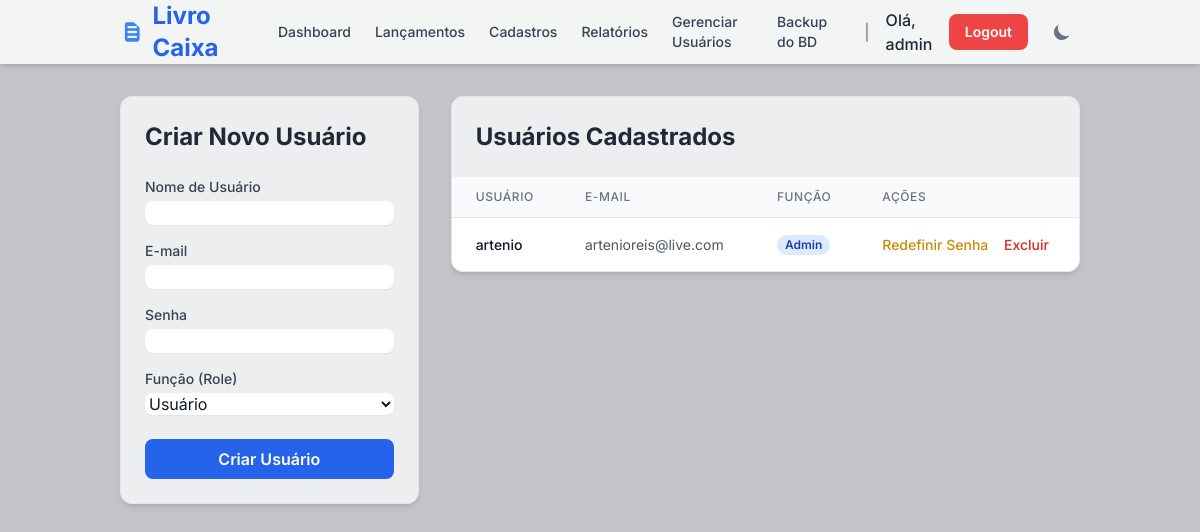
The page /users (signed in) on the database as committed earlier.
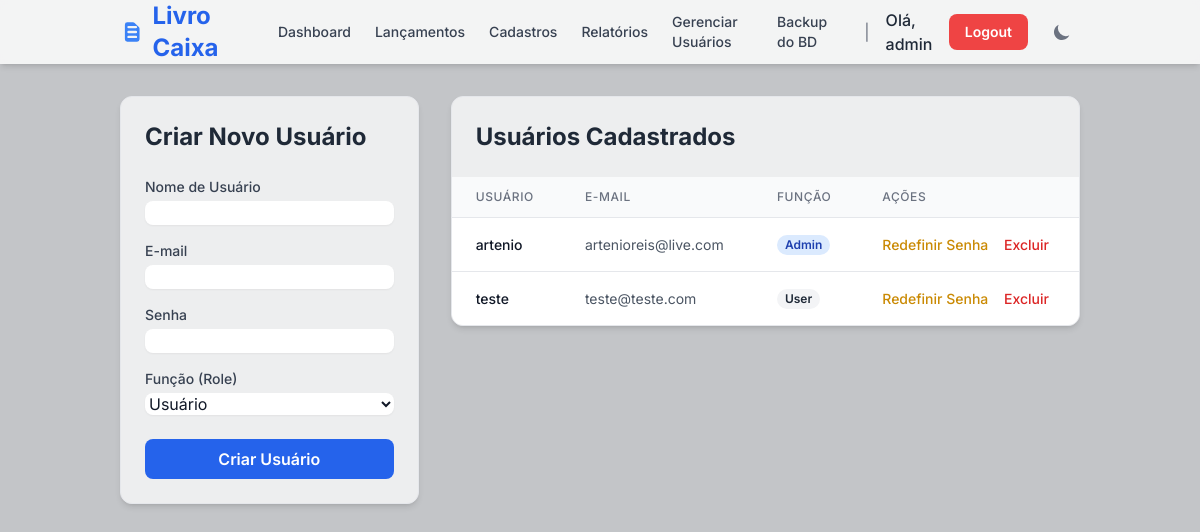
The same page on the database as committed later.
### tables this page shows
CREATE TABLE users (
    id INTEGER PRIMARY KEY AUTOINCREMENT,
    username TEXT UNIQUE NOT NULL,
    email TEXT UNIQUE NOT NULL,
    password_hash TEXT NOT NULL,
    role TEXT NOT NULL DEFAULT 'user', -- 'user' ou 'admin'
    reset_token TEXT
);

### app.py (the view, shortened to what this page needs)
@app.route('/users', methods=['GET', 'POST'])
@admin_required
def manage_users():
    db = get_db()
    users = db.execute('SELECT id, username, email, role FROM users WHERE username != "admin"').fetchall()
    return render_template('users.html', users=users)

### app.py (called while the page is built)
def get_db():
    db = getattr(g, '_database', None)
    if db is None:
        db = g._database = sqlite3.connect(DATABASE)
        db.row_factory = sqlite3.Row
    return db

@app.teardown_appcontext
def close_connection(exception):
    db = getattr(g, '_database', None)
    if db is not None:
        db.close()

def admin_required(f):
    @wraps(f)
    def decorated_function(*args, **kwargs):
        if 'user_id' not in session:
            return redirect(url_for('login'))
        if session.get('role') != 'admin':
            flash("Você não tem permissão para acessar esta página.", "danger")
            return redirect(url_for('index'))
        return f(*args, **kwargs)
    return decorated_function

### templates/users.html (shortened to what the changed rows need)
{% extends "layout.html" %}
{% block content %}
<div class="grid grid-cols-1 lg:grid-cols-3 gap-8">
    <div class="lg:col-span-1">
        <div class="bg-white/70 dark:bg-gray-800/70 backdrop-blur-sm p-6 rounded-xl shadow-md border border-gray-200 dark:border-gray-700">
            <h2 class="text-2xl font-bold text-gray-800 dark:text-gray-100 mb-6">Criar Novo Usuário</h2>
        </div>
    </div>
    <div class="lg:col-span-2">
        <div class="bg-white/70 dark:bg-gray-800/70 backdrop-blur-sm rounded-xl shadow-md border border-gray-200 dark:border-gray-700 overflow-hidden">
            <div class="p-6">
                <h2 class="text-2xl font-bold text-gray-800 dark:text-gray-100">Usuários Cadastrados</h2>
            </div>
            <div class="overflow-x-auto">
                <table class="min-w-full divide-y divide-gray-200 dark:divide-gray-700">
                    <thead class="bg-gray-50 dark:bg-gray-700/50">
                        <tr>
                            <th class="px-6 py-3 text-left text-xs font-medium text-gray-500 dark:text-gray-300 uppercase tracking-wider">Usuário</th>
                            <th class="px-6 py-3 text-left text-xs font-medium text-gray-500 dark:text-gray-300 uppercase tracking-wider">E-mail</th>
                            <th class="px-6 py-3 text-left text-xs font-medium text-gray-500 dark:text-gray-300 uppercase tracking-wider">Função</th>
                            <th class="px-6 py-3 text-left text-xs font-medium text-gray-500 dark:text-gray-300 uppercase tracking-wider">Ações</th>
                        </tr>
                    </thead>
                    <tbody class="bg-white dark:bg-gray-800 divide-y divide-gray-200 dark:divide-gray-700">
                        {% for user in users %}
                        <tr>
                            <td class="px-6 py-4 whitespace-nowrap text-sm font-medium text-gray-900 dark:text-gray-100">{{ user['username'] }}</td>
                            <td class="px-6 py-4 whitespace-nowrap text-sm text-gray-600 dark:text-gray-400">{{ user['email'] }}</td>
                            <td class="px-6 py-4 whitespace-nowrap text-sm text-gray-600 dark:text-gray-400">
                                <span class="px-2 inline-flex text-xs leading-5 font-semibold rounded-full
                                    {{ 'bg-blue-100 text-blue-800 dark:bg-blue-900 dark:text-blue-200' if user['role'] == 'admin' else 'bg-gray-100 text-gray-800 dark:bg-gray-600 dark:text-gray-100' }}">
                                    {{ user['role']|capitalize }}
                                </span>
                            </td>
                            <td class="px-6 py-4 whitespace-nowrap text-sm font-medium">
                                <a href="{{ url_for('admin_reset_password', username=user['username']) }}" class="text-yellow-600 hover:text-yellow-900 dark:text-yellow-400 dark:hover:text-yellow-300 mr-3">Redefinir Senha</a>
                                <a href="{{ url_for('delete_user', user_id=user['id']) }}" class="text-red-600 hover:text-red-900 dark:text-red-400 dark:hover:text-red-300" onclick="return confirm('Tem certeza que deseja excluir o usuário {{ user['username'] }}? Esta ação não pode ser desfeita.');">Excluir</a>
                            </td>
                        </tr>
                        {% else %}
                        <tr>
                            <td colspan="4" class="px-6 py-12 text-center text-gray-500 dark:text-gray-400">Nenhum outro usuário cadastrado.</td>
                        </tr>
                        {% endfor %}
                    </tbody>
                </table>
            </div>
        </div>
    </div>
</div>
{% endblock %}

### templates/layout.html (shortened to what this page needs)
<!DOCTYPE html>
<html lang="pt-br" class="">
<head>
    <script src="https://cdn.tailwindcss.com"></script>
</head>
<body class="bg-gray-200 dark:bg-gray-900 text-gray-900 dark:text-gray-100 light-theme-bg">
    <nav class="bg-white/80 dark:bg-gray-800/80 backdrop-blur-sm shadow-md noprint sticky top-0 z-50">
        <div class="container mx-auto px-4 sm:px-6 lg:px-8">
            <div class="flex items-center justify-between h-16">
                <div class="flex items-center">
                    <a href="{{ url_for('index') }}" class="flex items-center text-2xl font-bold text-blue-600 dark:text-blue-400">
                        Livro Caixa
                    </a>
                </div>
                <div class="flex items-center">
                    {% if session.username %}
                        <a href="{{ url_for('index') }}" class="text-gray-700 dark:text-gray-300 hover:text-blue-600 dark:hover:text-blue-400 px-3 py-2 rounded-md text-sm font-medium">Dashboard</a>
                        <a href="{{ url_for('lancamentos') }}" class="text-gray-700 dark:text-gray-300 hover:text-blue-600 dark:hover:text-blue-400 px-3 py-2 rounded-md text-sm font-medium">Lançamentos</a>
                        <a href="{{ url_for('cadastro') }}" class="text-gray-700 dark:text-gray-300 hover:text-blue-600 dark:hover:text-blue-400 px-3 py-2 rounded-md text-sm font-medium">Cadastros</a>
                        <a href="{{ url_for('reports') }}" class="text-gray-700 dark:text-gray-300 hover:text-blue-600 dark:hover:text-blue-400 px-3 py-2 rounded-md text-sm font-medium">Relatórios</a>
                        {% if session.role == 'admin' %}
                        <a href="{{ url_for('manage_users') }}" class="text-gray-700 dark:text-gray-300 hover:text-blue-600 dark:hover:text-blue-400 px-3 py-2 rounded-md text-sm font-medium">Gerenciar Usuários</a>
                        <a href="{{ url_for('backup_db') }}" class="text-gray-700 dark:text-gray-300 hover:text-blue-600 dark:hover:text-blue-400 px-3 py-2 rounded-md text-sm font-medium">Backup do BD</a>
                        {% endif %}
                        <span class="text-gray-500 dark:text-gray-600 mx-4">|</span>
                        <span class="text-gray-800 dark:text-gray-200 font-medium mr-3">Olá, {{ session.username }}</span>
                        <a href="{{ url_for('logout') }}" class="bg-red-500 text-white font-semibold py-2 px-4 rounded-lg hover:bg-red-600 transition duration-300 text-sm">Logout</a>
                    {% else %}
                        <a href="{{ url_for('login') }}" class="bg-blue-600 text-white font-semibold py-2 px-4 rounded-lg hover:bg-blue-700 transition duration-300 text-sm">Login</a>
                    {% endif %}
                    <button id="theme-toggle" class="ml-4 p-2 rounded-lg text-gray-500 dark:text-gray-400 hover:bg-gray-100 dark:hover:bg-gray-700 focus:outline-none focus:ring-2 focus:ring-gray-200 dark:focus:ring-gray-600">
                        <svg id="theme-toggle-dark-icon" class="hidden h-5 w-5" fill="currentColor" viewBox="0 0 20 20" xmlns="http://www.w3.org/2000/svg"><path d="M17.293 13.293A8 8 0 016.707 2.707a8.001 8.001 0 1010.586 10.586z"></path></svg>
                    </button>
                </div>
            </div>
        </div>
    </nav>
    <main class="container mx-auto p-4 md:p-8">
        {% block content %}{% endblock %}
    </main>
</body>
</html>

Rows that differ between the two databases and show on the page:
added users: username "teste", email "teste@teste.com", role "User"
